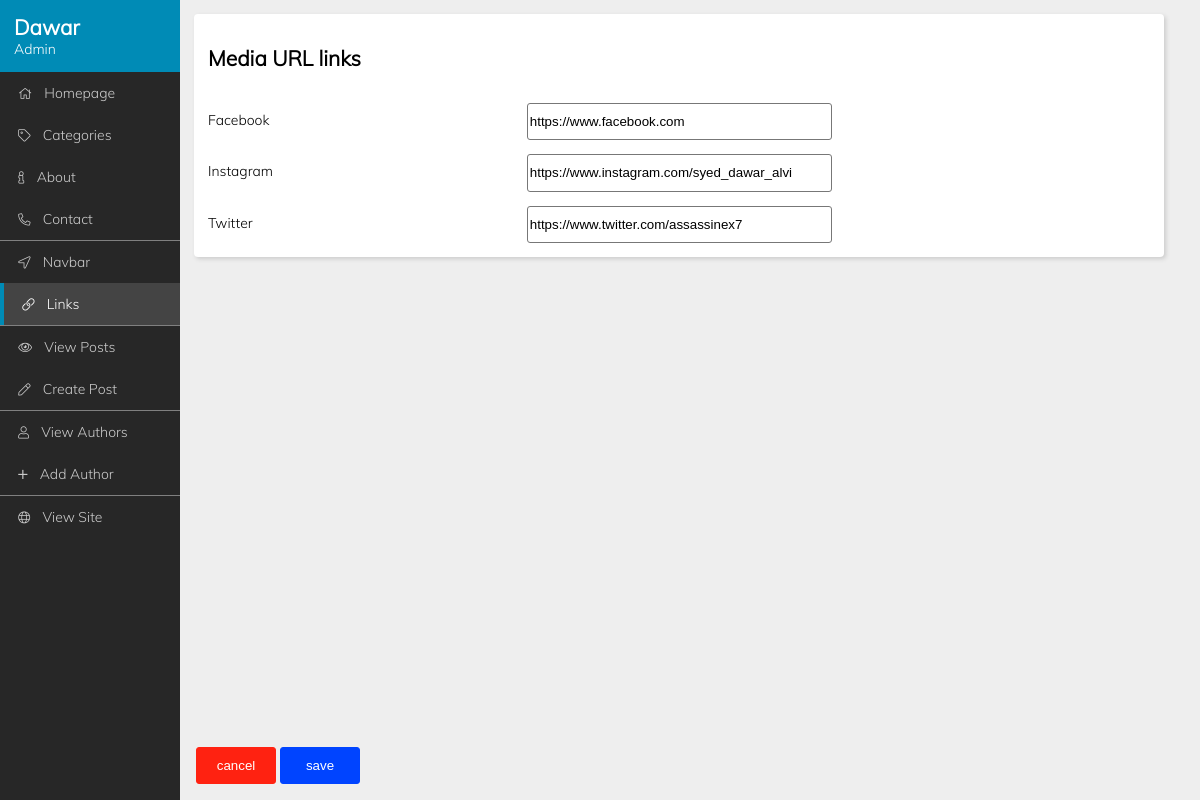
Page /cms/links.php (signed in) on the committed database.
### tables this page shows
CREATE TABLE `links` (
  `name` varchar(30) NOT NULL,
  `url` varchar(60) NOT NULL,
  `enabled` tinyint(1) NOT NULL DEFAULT 0
);

### includes/functions.php (called while the page is built, shortened)
<?php
    function get_media_links() {
        global $connection;
        return mysqli_query($connection, "SELECT * FROM `links`");
    }
?>

### cms/links.php (the view, shortened to what this page needs)
<?php
    require_once("../includes/db_connect.php");
    require_once("../includes/functions.php");
    $links = get_media_links();
?>
<!DOCTYPE html>
<html lang="en">
<head>
    <link rel="stylesheet" href="../css/all.min.css" type="text/css">
    <link rel="stylesheet" href="../css/light.min.css" type="text/css">
    <link rel="stylesheet" href="../css/custom/cms/base.php" type="text/css">
</head>
<body>
    <?php require_once("../includes/cms/nav.php"); ?>
    <div class="main">
        <form method="post" action="../action/cms/links_submit.php">
			<div class="section">
				<h2>Media URL links</h2>
				<label>Facebook</label>  <input type="text" name="facebook" value="<?php print(mysqli_fetch_assoc($links)["url"]) ?>">
				<label>Instagram</label> <input type="text" name="instagram" value="<?php print(mysqli_fetch_assoc($links)["url"]) ?>">
				<label>Twitter</label>   <input type="text" name="twitter" value="<?php print(mysqli_fetch_assoc($links)["url"]) ?>">
			</div>
			<div class="section-last">
				<button class="btn btn-cancel" onclick="window.location.reload()" title="Discard changes">cancel</button>
				<input type="submit" value="save" class="btn btn-confirm"title="Save changes">
			</div>
		</form>
	</div>
</body>
</html>

### rows in the picture
links: facebook "https://www.facebook.com"
links: instagram "https://www.instagram.com/syed_dawar_alvi"
links: twitter "https://www.twitter.com/assassinex7"

### other values in the picture
$_SESSION["author_name"] "Dawar"
